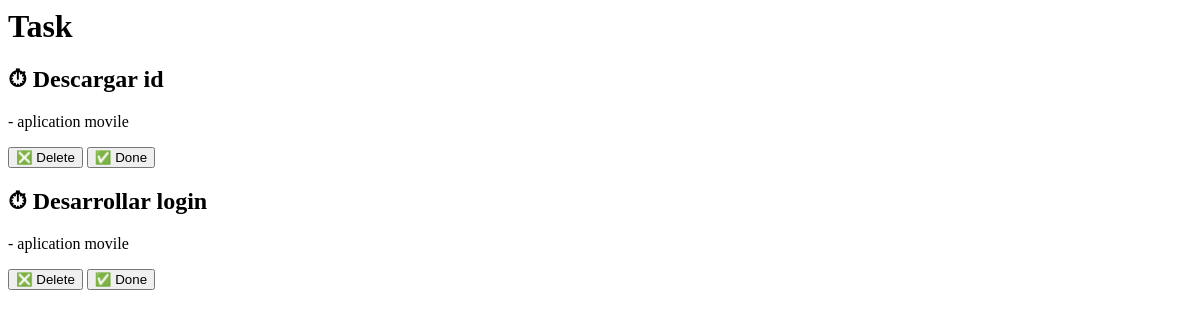
The page /task/ on the database as committed earlier.
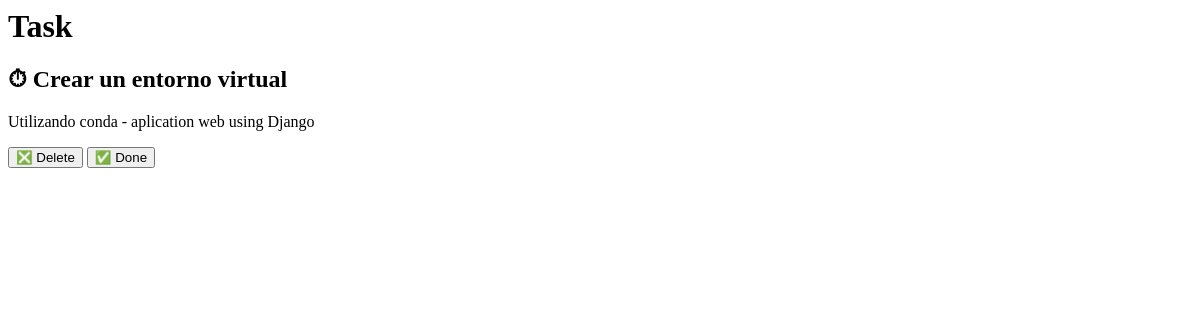
The same page on the database as committed later.
### my_app/models.py (models this page shows, shortened)
class Task(models.Model):
    title = models.CharField(max_length=200)
    description = models.TextField()
    project = models.ForeignKey(Project, on_delete=models.CASCADE)
    done = models.BooleanField(default=False)

class Project(models.Model):
    name = models.CharField(max_length=200)

### my_app/views.py (the view)
# urls.py: path('task/', views.task ),
def task(request):
    task = Task.objects.all()
    return render(request, 'task.html', {
        'tasks': task
    })

### my_app/templates/task.html
<h1>Task</h1>
{% for task in tasks %}
<h2>{% if task.done == False %} ⏱ {% else %} ✅ {% endif %} {{task.title}}</h2>
<p>{{task.description}} - {{task.project.name}}</p>
<button>❎ Delete</button>
<button>✅ Done</button>
{% endfor%}

Rows that differ between the two databases and show on the page:
removed Task: title "Descargar id", project.name "aplication movile"
removed Task: title "Desarrollar login", project.name "aplication movile"
added Task: title "Crear un entorno virtual", description "Utilizando conda", project.name "aplication web using Django"
